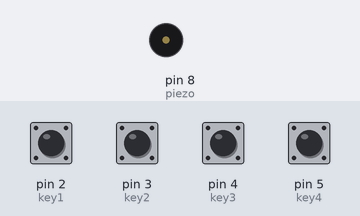
Bench run of a sketch on a simulated Arduino Uno, built with avr-gcc and run on an emulated ATmega328P. On the bench: buzzer (waves = sounding). Inputs (shaded band) come from the test bench; at power-on: pin 2 (key1), pin 3 (key2), pin 4 (key3), pin 5 (key4) HIGH.

Above: at 1.2 s.
1.3 s: pin 2 (key1) pulled LOW for 0.15 s
At 1.37 s:
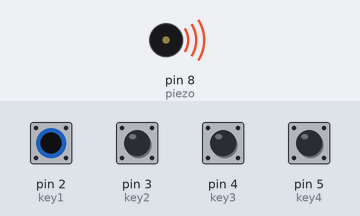
Timing chart, 0 to 4.3 s (numbered marks = the images above; inputs shaded):
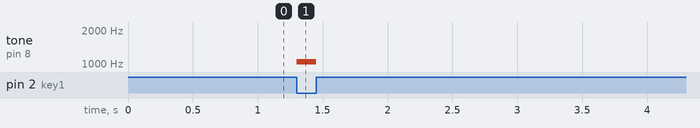

The sketch:

Keyboard.ino
```cpp
/*
 * In this program we will create a keyboard using input
 * and output
 */

// Below we use the octothorpe, as well as the word "define".
// When we do this, we are saying that we want key_1 to be
// equal to 5. This will be the same throughout our entire
// program.
#define piezo 8
#define key1 2
#define key2 3
#define key3 4
#define key4 5

// Remember that below is the code that runs only once,
// to set everything up.
void setup() {
  // First, set up the piezo buzzer as an output
  pinMode(piezo, OUTPUT);

  // Next, we set up all the keys as inputs. INPUT_PULLUP
  // creates a pullup that is normally HIGH. Therefore,
  // we will be checking to see if the pins go LOW
  pinMode(key1, INPUT_PULLUP);
  pinMode(key2, INPUT_PULLUP);
  pinMode(key3, INPUT_PULLUP);
  pinMode(key4, INPUT_PULLUP);
}

void loop() {
  // Below we use an if statement. This statement is very straight
  // forward! We simply say "If key4 is LOW, do something. If it
  // isn't, check if key3 is LOW, and do something different.
  // Then check key2, and key1." Finally, the "else" part
  // says "If no keys are pressed, then here is what to do.
  if(digitalRead(key4) == LOW){
    tone(piezo, 523);
  }
  else if(digitalRead(key3) == LOW){
    tone(piezo, 659);
  }
  else if(digitalRead(key2) == LOW){
    tone(piezo, 784);
  }
  else if(digitalRead(key1) == LOW){
    tone(piezo, 1047);
  }
  else{
    noTone(piezo);
  }
  // The tone function is used to make a specific frequency from
  // our keyboard. When creating projects for the Arduino, it
  // is essential to know how to use the documentation.
  // Try and figure out what tone() and noTone() do, and what
  // their parameters are by visiting www.arduino.cc and
  // searching.
}
```

Measured:
- after the input at 1.3 s, tone on pin 8 (piezo): silent → 1047 Hz at once, → silent 0.15 s later
